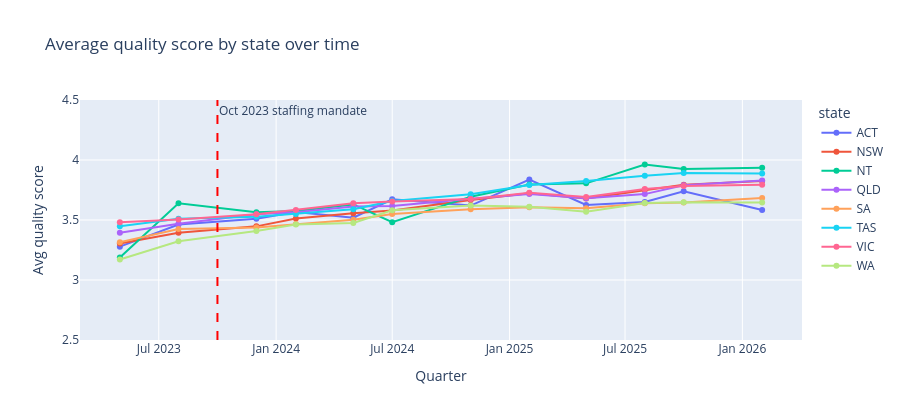

Notebook code cell kept with this figure:
### Code cell
# Quality by state over time — for dashboard lead chart
qual_state = ratings.groupby(['snapshot_date', 'state'])['quality_score'].mean().reset_index()

fig = px.line(
    qual_state, x='snapshot_date', y='quality_score', color='state',
    title='Average quality score by state over time',
    labels={'quality_score': 'Avg quality score', 'snapshot_date': 'Quarter'},
    markers=True,
)
fig.add_vline(
    x=MANDATE_TS, line_dash='dash', line_color='red',
    annotation_text='Oct 2023 staffing mandate',
    annotation_position='top right',
)
fig.update_layout(yaxis_range=[2.5, 4.5], height=420)
fig.show()

### Figure 1 — Plotly figure (JSON) as saved in the notebook; plotly's stock layout.template omitted (floating-point values rounded to 4 significant figures)
{"data": [{"hovertemplate": "state=ACT<br>Quarter=%{x}<br>Avg quality score=%{y}<extra></extra>", "legendgroup": "ACT", "line": {"color": "#636efa", "dash": "solid"}, "marker": {"symbol": "circle"}, "mode": "lines+markers", "name": "ACT", "orientation": "v", "showlegend": true, "type": "scatter", "x": ["2023-05-01T00:00:00.000000", "2023-08-01T00:00:00.000000", "2023-12-01T00:00:00.000000", "2024-02-01T00:00:00.000000", "2024-05-01T00:00:00.000000", "2024-07-01T00:00:00.000000", "2024-11-01T00:00:00.000000", "2025-02-01T00:00:00.000000", "2025-05-01T00:00:00.000000", "2025-08-01T00:00:00.000000", "2025-10-01T00:00:00.000000", "2026-02-01T00:00:00.000000"], "xaxis": "x", "y": [3.278, 3.463, 3.51, 3.567, 3.519, 3.673, 3.62, 3.837, 3.625, 3.65, 3.74, 3.583], "yaxis": "y"}, {"hovertemplate": "state=NSW<br>Quarter=%{x}<br>Avg quality score=%{y}<extra></extra>", "legendgroup": "NSW", "line": {"color": "#EF553B", "dash": "solid"}, "marker": {"symbol": "circle"}, "mode": "lines+markers", "name": "NSW", "orientation": "v", "showlegend": true, "type": "scatter", "x": ["2023-05-01T00:00:00.000000", "2023-08-01T00:00:00.000000", "2023-12-01T00:00:00.000000", "2024-02-01T00:00:00.000000", "2024-05-01T00:00:00.000000", "2024-07-01T00:00:00.000000", "2024-11-01T00:00:00.000000", "2025-02-01T00:00:00.000000", "2025-05-01T00:00:00.000000", "2025-08-01T00:00:00.000000", "2025-10-01T00:00:00.000000", "2026-02-01T00:00:00.000000"], "xaxis": "x", "y": [3.304, 3.394, 3.447, 3.512, 3.556, 3.58, 3.667, 3.724, 3.679, 3.751, 3.793, 3.825], "yaxis": "y"}, {"hovertemplate": "state=NT<br>Quarter=%{x}<br>Avg quality score=%{y}<extra></extra>", "legendgroup": "NT", "line": {"color": "#00cc96", "dash": "solid"}, "marker": {"symbol": "circle"}, "mode": "lines+markers", "name": "NT", "orientation": "v", "showlegend": true, "type": "scatter", "x": ["2023-05-01T00:00:00.000000", "2023-08-01T00:00:00.000000", "2023-12-01T00:00:00.000000", "2024-02-01T00:00:00.000000", "2024-05-01T00:00:00.000000", "2024-07-01T00:00:00.000000", "2024-11-01T00:00:00.000000", "2025-02-01T00:00:00.000000", "2025-05-01T00:00:00.000000", "2025-08-01T00:00:00.000000", "2025-10-01T00:00:00.000000", "2026-02-01T00:00:00.000000"], "xaxis": "x", "y": [3.188, 3.639, 3.565, 3.574, 3.63, 3.481, 3.694, 3.796, 3.806, 3.963, 3.926, 3.935], "yaxis": "y"}, {"hovertemplate": "state=QLD<br>Quarter=%{x}<br>Avg quality score=%{y}<extra></extra>", "legendgroup": "QLD", "line": {"color": "#ab63fa", "dash": "solid"}, "marker": {"symbol": "circle"}, "mode": "lines+markers", "name": "QLD", "orientation": "v", "showlegend": true, "type": "scatter", "x": ["2023-05-01T00:00:00.000000", "2023-08-01T00:00:00.000000", "2023-12-01T00:00:00.000000", "2024-02-01T00:00:00.000000", "2024-05-01T00:00:00.000000", "2024-07-01T00:00:00.000000", "2024-11-01T00:00:00.000000", "2025-02-01T00:00:00.000000", "2025-05-01T00:00:00.000000", "2025-08-01T00:00:00.000000", "2025-10-01T00:00:00.000000", "2026-02-01T00:00:00.000000"], "xaxis": "x", "y": [3.395, 3.47, 3.549, 3.564, 3.612, 3.616, 3.676, 3.717, 3.681, 3.716, 3.79, 3.83], "yaxis": "y"}, {"hovertemplate": "state=SA<br>Quarter=%{x}<br>Avg quality score=%{y}<extra></extra>", "legendgroup": "SA", "line": {"color": "#FFA15A", "dash": "solid"}, "marker": {"symbol": "circle"}, "mode": "lines+markers", "name": "SA", "orientation": "v", "showlegend": true, "type": "scatter", "x": ["2023-05-01T00:00:00.000000", "2023-08-01T00:00:00.000000", "2023-12-01T00:00:00.000000", "2024-02-01T00:00:00.000000", "2024-05-01T00:00:00.000000", "2024-07-01T00:00:00.000000", "2024-11-01T00:00:00.000000", "2025-02-01T00:00:00.000000", "2025-05-01T00:00:00.000000", "2025-08-01T00:00:00.000000", "2025-10-01T00:00:00.000000", "2026-02-01T00:00:00.000000"], "xaxis": "x", "y": [3.315, 3.426, 3.438, 3.466, 3.501, 3.551, 3.59, 3.607, 3.599, 3.64, 3.646, 3.684], "yaxis": "y"}, {"hovertemplate": "state=TAS<br>Quarter=%{x}<br>Avg quality score=%{y}<extra></extra>", "legendgroup": "TAS", "line": {"color": "#19d3f3", "dash": "solid"}, "marker": {"symbol": "circle"}, "mode": "lines+markers", "name": "TAS", "orientation": "v", "showlegend": true, "type": "scatter", "x": ["2023-05-01T00:00:00.000000", "2023-08-01T00:00:00.000000", "2023-12-01T00:00:00.000000", "2024-02-01T00:00:00.000000", "2024-05-01T00:00:00.000000", "2024-07-01T00:00:00.000000", "2024-11-01T00:00:00.000000", "2025-02-01T00:00:00.000000", "2025-05-01T00:00:00.000000", "2025-08-01T00:00:00.000000", "2025-10-01T00:00:00.000000", "2026-02-01T00:00:00.000000"], "xaxis": "x", "y": [3.447, 3.511, 3.526, 3.55, 3.59, 3.658, 3.715, 3.792, 3.824, 3.869, 3.891, 3.887], "yaxis": "y"}, {"hovertemplate": "state=VIC<br>Quarter=%{x}<br>Avg quality score=%{y}<extra></extra>", "legendgroup": "VIC", "line": {"color": "#FF6692", "dash": "solid"}, "marker": {"symbol": "circle"}, "mode": "lines+markers", "name": "VIC", "orientation": "v", "showlegend": true, "type": "scatter", "x": ["2023-05-01T00:00:00.000000", "2023-08-01T00:00:00.000000", "2023-12-01T00:00:00.000000", "2024-02-01T00:00:00.000000", "2024-05-01T00:00:00.000000", "2024-07-01T00:00:00.000000", "2024-11-01T00:00:00.000000", "2025-02-01T00:00:00.000000", "2025-05-01T00:00:00.000000", "2025-08-01T00:00:00.000000", "2025-10-01T00:00:00.000000", "2026-02-01T00:00:00.000000"], "xaxis": "x", "y": [3.482, 3.504, 3.547, 3.584, 3.639, 3.654, 3.674, 3.727, 3.692, 3.759, 3.783, 3.793], "yaxis": "y"}, {"hovertemplate": "state=WA<br>Quarter=%{x}<br>Avg quality score=%{y}<extra></extra>", "legendgroup": "WA", "line": {"color": "#B6E880", "dash": "solid"}, "marker": {"symbol": "circle"}, "mode": "lines+markers", "name": "WA", "orientation": "v", "showlegend": true, "type": "scatter", "x": ["2023-05-01T00:00:00.000000", "2023-08-01T00:00:00.000000", "2023-12-01T00:00:00.000000", "2024-02-01T00:00:00.000000", "2024-05-01T00:00:00.000000", "2024-07-01T00:00:00.000000", "2024-11-01T00:00:00.000000", "2025-02-01T00:00:00.000000", "2025-05-01T00:00:00.000000", "2025-08-01T00:00:00.000000", "2025-10-01T00:00:00.000000", "2026-02-01T00:00:00.000000"], "xaxis": "x", "y": [3.171, 3.323, 3.409, 3.462, 3.476, 3.582, 3.621, 3.611, 3.568, 3.641, 3.648, 3.646], "yaxis": "y"}], "layout": {"annotations": [{"showarrow": false, "text": "Oct 2023 staffing mandate", "x": 1696118400000, "xanchor": "left", "xref": "x", "y": 1, "yanchor": "top", "yref": "y domain"}], "height": 420, "legend": {"title": {"text": "state"}, "tracegroupgap": 0}, "shapes": [{"line": {"color": "red", "dash": "dash"}, "type": "line", "x0": 1696118400000, "x1": 1696118400000, "xref": "x", "y0": 0, "y1": 1, "yref": "y domain"}], "title": {"text": "Average quality score by state over time"}, "xaxis": {"anchor": "y", "domain": [0, 1], "title": {"text": "Quarter"}}, "yaxis": {"anchor": "x", "domain": [0, 1], "range": [2.5, 4.5], "title": {"text": "Avg quality score"}}}}
